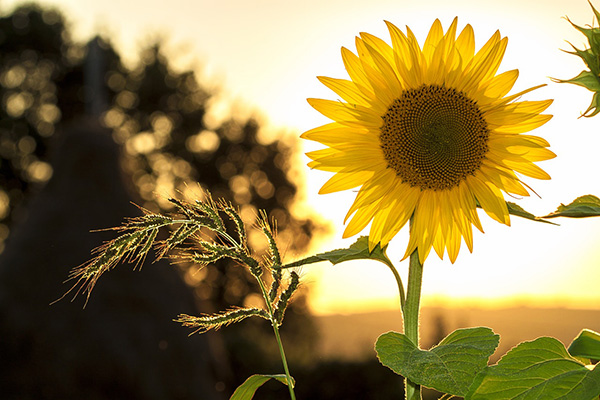
#> input picture sunflower.jpg, 600 x 400 px, found by its file name
$ python 'gaussian blur.py'
#> lines starting #> are read from the running program, lines starting #| are printed output that depends on the picture
import cv2
import matplotlib.pyplot as plt
# load the input image
img = cv2.imread("A:\\Apps\\anaconda\\spyder\\DIP practise\\sunflower.jpg")
#> img is the input picture: shape (400, 600, 3); mean B, G, R 78.6, 128.9, 146.8
# convert BGR to RGB to display using matplotlib
imgRGB = cv2.cvtColor(img, cv2.COLOR_BGR2RGB)
# Apply Gaussian blur with kernel 5*5
GausImg5 = cv2.GaussianBlur(imgRGB,(5,5),5)
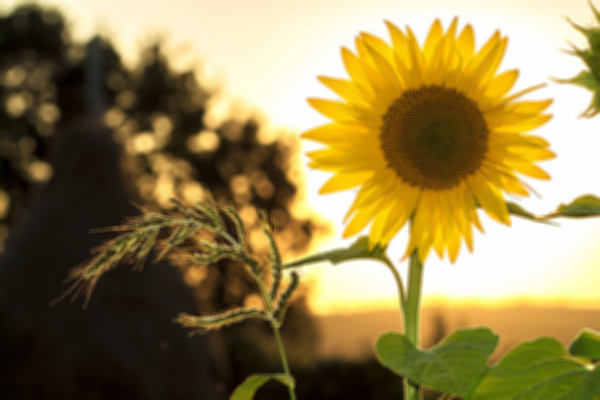
#> GausImg5: shape (400, 600, 3); mean R, G, B 146.8, 128.9, 78.6
# Apply Gaussian blur with kernel 15*15
GausImg15 = cv2.GaussianBlur(imgRGB,(15,15),5)
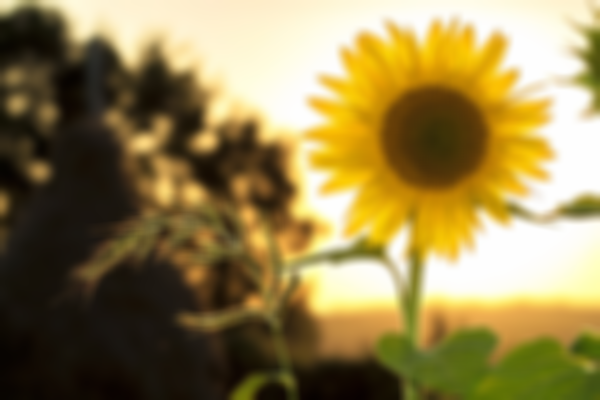
#> GausImg15: shape (400, 600, 3); mean R, G, B 146.8, 128.9, 78.6
#Plot Original, Blurred images
plt.subplot(131),plt.imshow(imgRGB),plt.title('Original Image'), plt.axis('off')
plt.subplot(132),plt.imshow(GausImg5),plt.title('Gaussian Blur (k=5*5)'), plt.axis('off')
plt.subplot(133),plt.imshow(GausImg15),plt.title('Gaussian Blur (k=15*15)'), plt.axis('off')
plt.show()
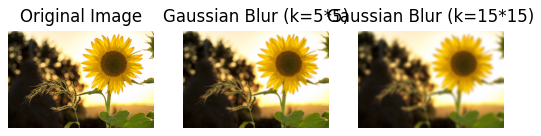
#> figure drawn by matplotlib, 3 panels

$ run again, with 3circle.jpg copied over sunflower.jpg
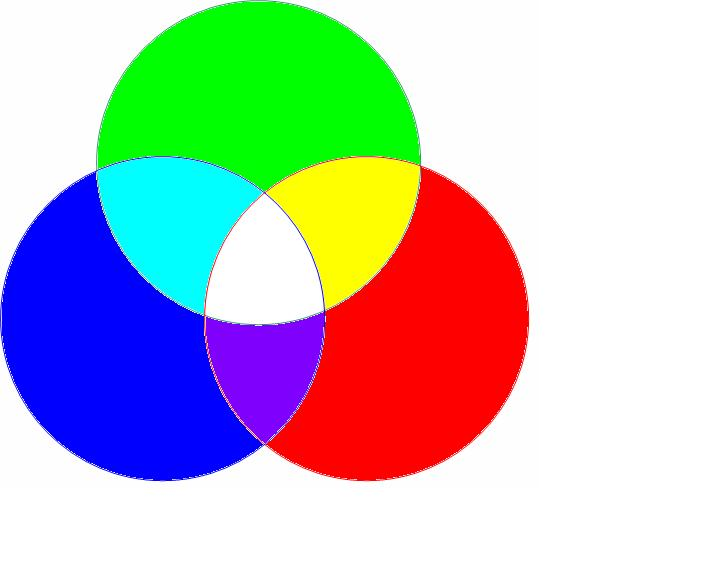
#> input picture 3circle.jpg, 720 x 570 px, found by its file name
#> img is the input picture: shape (570, 720, 3); mean B, G, R 190.6, 190.4, 187.5
#> `GausImg15 = cv2.GaussianBlur(imgRGB,(15,15),5)`:
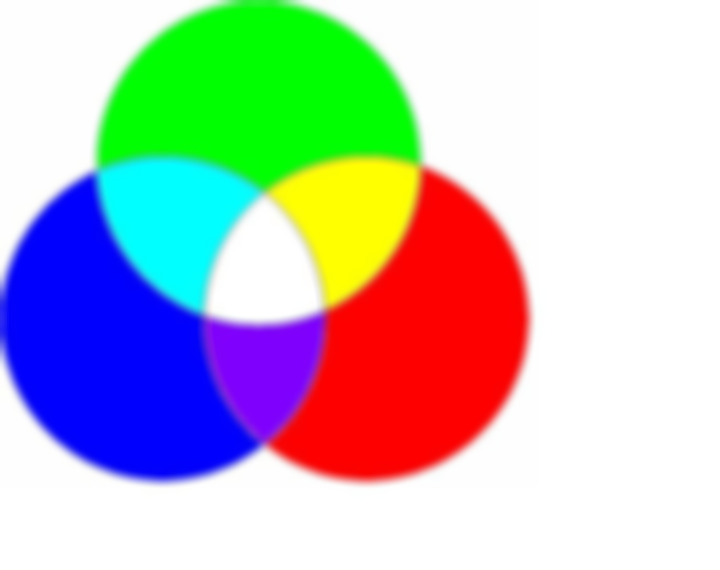
#> GausImg15: shape (570, 720, 3); mean R, G, B 187.4, 190.4, 190.6
#> `plt.show()`:
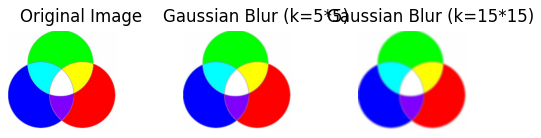
#> figure drawn by matplotlib, 3 panels
